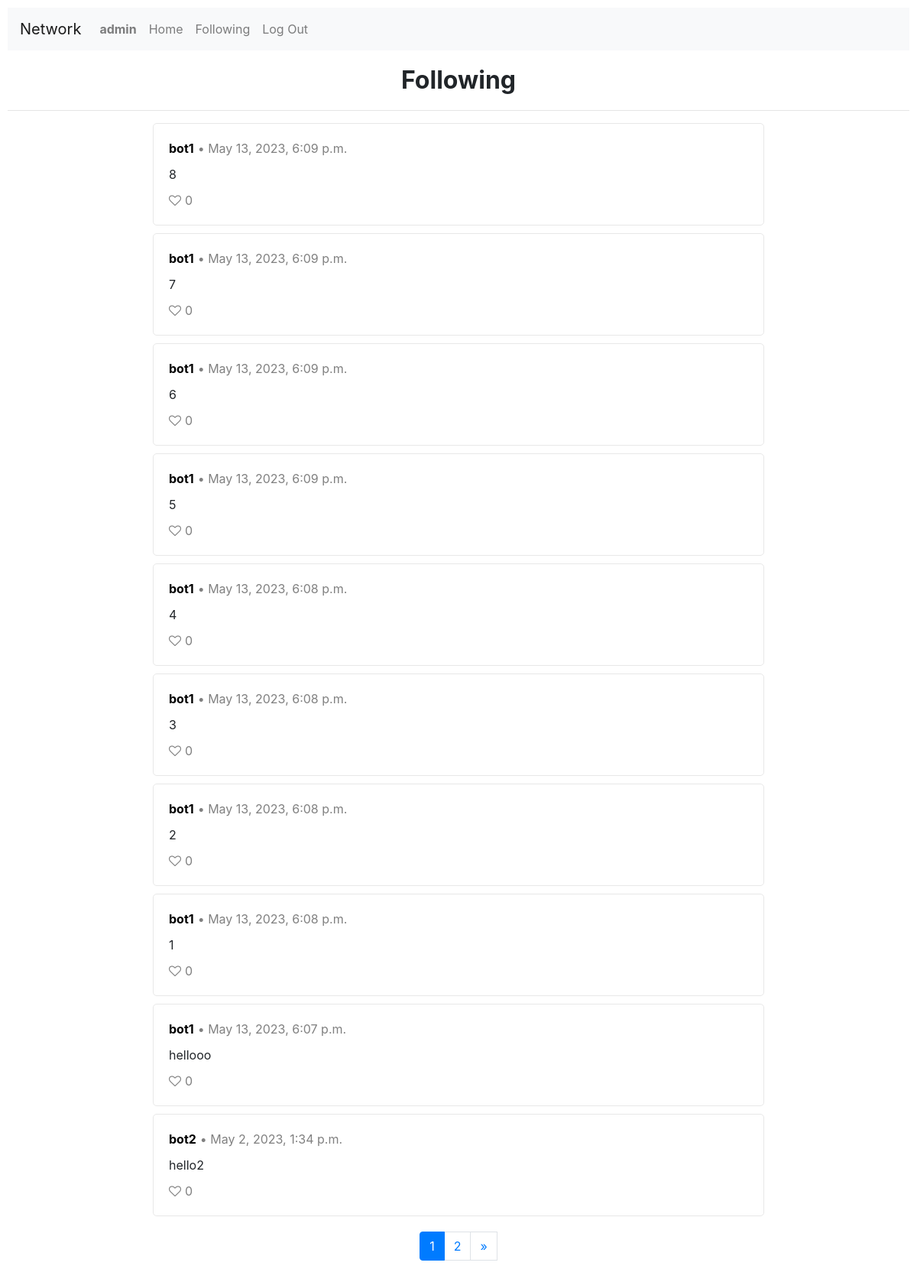
Page /follow (signed in) on the committed database.
### network/models.py (models this page shows, shortened)
class User(AbstractUser):
    pass

class Post(models.Model):
    user = models.ForeignKey(User, on_delete=models.CASCADE, blank=True, null=True, related_name="post_user")
    content = models.CharField(max_length=280)
    number_of_likes = models.IntegerField(default=0)
    time = models.DateTimeField(auto_now_add=True)

### network/views.py (the view)
# urls.py: path("follow", views.follow, name="follow"),
@login_required(login_url="login")
def follow(request):
    if request.method == "POST":
        profile_id = request.POST["profile_id"]
        follow_action = request.POST["follow_action"]
        if follow_action not in ["follow", "unfollow"]:
            return render(request, "auctions/error.html", {
            "message": "Bad request",
            "code": "400"
            })
        if follow_action == "follow":
            new_follow = Follow(
                user = User.objects.get(id=request.user.id),
                following = User.objects.get(id=profile_id)
            )
            new_follow.save()
            return redirect(profile, profile_id=profile_id)
        if follow_action == "unfollow":
            user_id = request.user.id
            filter = {"user": user_id, "following": profile_id}
            Follow.objects.filter(**filter).delete()
            return redirect(profile, profile_id=profile_id)
    else:
        user_id = request.user.id
        following = Follow.objects.filter(user=user_id).order_by("-time")
        user = None
        likes = None
        liked_post_ids = []
        if request.user.id is not None:
            user = User.objects.get(id=request.user.id)
            likes = Like.objects.filter(user=user)
            for like in likes:
                liked_post_ids.append(like.post.id)
        follow_list = []
        for follow in following:
            follow_list.append(follow.following.id)
        following_posts = Post.objects.filter(user__in=follow_list).order_by("-time")
        number_of_posts = len(following_posts)
        page_obj = get_page_objects(request, following_posts)
        return render(request, "network/following.html", {
            "user": user,
            "liked_post_ids": liked_post_ids,
            "page_obj": page_obj,
            "number_of_posts": number_of_posts
        })

### network/utils.py (called while the page is built)
def get_page_objects(request, posts):
    paginator = Paginator(posts, 10)
    page_number = request.GET.get("page")
    page_obj = paginator.get_page(page_number)
    return page_obj

### network/templates/network/following.html
{% extends "network/layout.html" %}
{% block body %}
    <h2>Following</h2>
    <hr>
    {% include "network/posts.html" %}
{% endblock %}

### network/templates/network/layout.html (shortened to what this page needs)
{% load static %}
<!DOCTYPE html>
<html lang="en">
    <head>
        <link rel="stylesheet" href="https://stackpath.bootstrapcdn.com/bootstrap/4.4.1/css/bootstrap.min.css">
        <link href="{% static 'network/styles.css' %}" rel="stylesheet">
        <link rel="stylesheet" href="https://cdnjs.cloudflare.com/ajax/libs/font-awesome/4.7.0/css/font-awesome.min.css">
    </head>
    <body>
        <nav class="navbar navbar-expand-lg navbar-light bg-light">
            <a class="navbar-brand" href="{% url 'index' %}">Network</a>
            <div>
              <ul class="navbar-nav mr-auto">
                {% if user.is_authenticated %}
                    <li class="nav-item">
                        <a class="nav-link" href="{% url 'profile' profile_id=user.id %}"><strong>{{ user.username }}</strong></a>
                    </li>
                {% endif %}
                <li class="nav-item">
                  <a class="nav-link" href="{% url 'index' %}">Home</a>
                </li>
                {% if user.is_authenticated %}
                    <li class="nav-item">
                        <a class="nav-link" href="{% url 'follow' %}">Following</a>
                    </li>
                    <li class="nav-item">
                        <a class="nav-link" href="{% url 'logout' %}">Log Out</a>
                    </li>
                {% endif %}
              </ul>
            </div>
          </nav>
        <div class="body">
            {% block body %}
            {% endblock %}
        </div>
    </body>
</html>

### network/templates/network/posts.html (shortened to what this page needs)
{% load static %}
{% if number_of_posts > 0 %}
    {% for post in page_obj %}
        <div class="post-panel">
            <div class="post-header">
                <div>
                    <a class="username" href="{% url 'profile' profile_id=post.user.id %}"><strong>{{ post.user }}</strong></a>
                </div>
                <div class="post-time">
                    &bull; {{ post.time }}
                </div>
            </div>
            <div class="post-content-saved" id="content-div-{{ post.id }}-saved">
                {{ post.content }}
            </div>
            <div class="likes-container" id="likes-div-{{ post.id }}">
                {% if user.is_authenticated and post.id not in liked_post_ids %}
                    <div id="like-div-{{ post.id }}">
                        <button class="remove-style" id="like-btn-{{ post.id }}">
                            <i class="fa fa-heart-o heart-unliked"></i>
                        </button>
                    </div>
                {% elif user.is_authenticated and post.id in liked_post_ids %}
                    <div id="unlike-div-{{ post.id }}">
                        <button class="remove-style" id="unlike-btn-{{ post.id }}">
                            <i class="fa fa-heart heart-liked"></i>
                        </button>
                    </div>
                {% endif %}
                <span class="likes-count" id="likes-count-{{ post.id }}">{{ post.number_of_likes }}</span>
            </div>
        </div>
    {% endfor %}
{% else %}
    No active posts
{% endif %}
<div class="pagination page-navigation">
    <li class="page-item active"><a class="page-link" href="?page={{ page_obj.number }}">{{ page_obj.number }}</a></li>
    {% if page_obj.has_next %}
        <a class="page-link" href="?page={{ page_obj.next_page_number }}">{{ page_obj.next_page_number }}</a>
        <a class="page-link" href="?page={{ page_obj.paginator.num_pages }}">&raquo;</a>
    {% endif %}
</div>

### network/static/network/styles.css (style rules this page uses)
h2 { text-align: center; font-weight: bold; margin: 20px; }
body { padding: 10px; }
.post-panel { border: 1px solid #E8E8E8; border-radius: 5px; padding: 20px; margin: 0 auto; margin-bottom: 10px; width: 800px; }
.username { color: black; }
.page-navigation { display: flex; justify-content: center; margin: 20px auto; }
.remove-style { background: none; border: none; padding: 0; margin: 0; }
.heart-unliked { color: grey; }
.likes-container { display: flex; }
.likes-count { margin-left: 5px; color: grey; }
.post-header { display: flex; flex-direction: row; }
.post-time { margin-left: 5px; color: grey; }
.post-content-saved { word-wrap: break-word; margin-top: 10px; margin-bottom: 10px; }

### rows in the picture
User: username "admin"
Post: user "bot1", time "May 13, 2023, 6:09 p.m.", content "8", number_of_likes "0"
Post: user "bot1", time "May 13, 2023, 6:09 p.m.", content "7", number_of_likes "0"
Post: user "bot1", time "May 13, 2023, 6:09 p.m.", content "6", number_of_likes "0"
Post: user "bot1", time "May 13, 2023, 6:09 p.m.", content "5", number_of_likes "0"
Post: user "bot1", time "May 13, 2023, 6:08 p.m.", content "4", number_of_likes "0"
Post: user "bot1", time "May 13, 2023, 6:08 p.m.", content "3", number_of_likes "0"
Post: user "bot1", time "May 13, 2023, 6:08 p.m.", content "2", number_of_likes "0"
Post: user "bot1", time "May 13, 2023, 6:08 p.m.", content "1", number_of_likes "0"
Post: user "bot1", time "May 13, 2023, 6:07 p.m.", content "hellooo", number_of_likes "0"
Post: user "bot2", time "May 2, 2023, 1:34 p.m.", content "hello2", number_of_likes "0"

### other values in the picture
{{ page_obj.number }} "1"
{{ page_obj.next_page_number }} "2"
